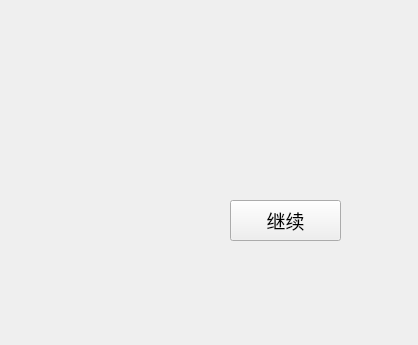
<?xml version="1.0" encoding="UTF-8"?>
<ui version="4.0">
 <class>PopWidget</class>
 <widget class="QWidget" name="PopWidget">
  <property name="geometry">
   <rect>
    <x>0</x>
    <y>0</y>
    <width>418</width>
    <height>345</height>
   </rect>
  </property>
  <property name="styleSheet">
   <string notr="true">QWidget#PopWidget{
image: url(:/LotteryDemo/Resources/backFrame.png);
}

QPushButton#pushButton
{
border-color:  rgb(129, 34, 6);
}</string>
  </property>
  <widget class="QLabel" name="lbl_info">
   <property name="geometry">
    <rect>
     <x>106</x>
     <y>40</y>
     <width>241</width>
     <height>51</height>
    </rect>
   </property>
   <property name="font">
    <font>
     <family>楷体</family>
     <pointsize>12</pointsize>
    </font>
   </property>
   <property name="text">
    <string/>
   </property>
  </widget>
  <widget class="QPushButton" name="pushButton">
   <property name="geometry">
    <rect>
     <x>230</x>
     <y>200</y>
     <width>111</width>
     <height>41</height>
    </rect>
   </property>
   <property name="font">
    <font>
     <family>楷体</family>
     <pointsize>14</pointsize>
    </font>
   </property>
   <property name="text">
    <string>继续</string>
   </property>
  </widget>
 </widget>
 <resources/>
 <connections/>
</ui>
